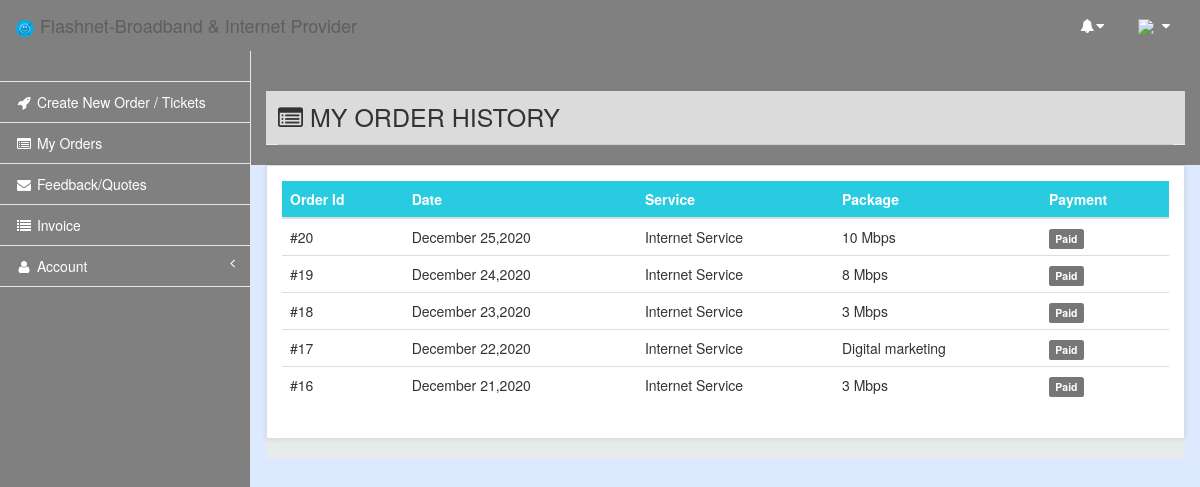
The page /pages/my-orders.php (signed in) on the database its author committed.
### tables this page shows
CREATE TABLE `customer_orders` (
  `id` int(11) NOT NULL,
  `date` datetime NOT NULL,
  `username` varchar(90) NOT NULL,
  `ad_manager_id` varchar(900) NOT NULL,
  `service_type` int(11) NOT NULL,
  `package` int(11) NOT NULL,
  `amount` int(11) NOT NULL,
  `payment_id` varchar(20) NOT NULL,
  `rm` int(11) NOT NULL,
  `status` int(11) NOT NULL
);

### pages/includes/functions.php (called while the page is built, shortened)
<?php
	function get_notifications($username, $type) {
		switch($type) {
			case 'new_support_ticket' :
				$extra_sql = ($username != 'admin') ?  "email = '".$username."'" : 1;
				$new_tickets = get_some_data("support_ticket", "{$extra_sql} AND status != '1'");
				return $new_tickets->num_rows; break;
			case 'total_due' :
				$total_due = user_at_a_glance($username, 'total_due');
				return ($total_due > 0) ? 1 : 0; break;
		}
	}
	function get_order_history($username, $extra_sql=true) {
		global $conn;
		$get = "SELECT * FROM customer_orders ";
		$get.= "WHERE username='".$username."' ";
		$get.= "AND ".$extra_sql." ";
		$get.= "ORDER BY id DESC";
		$result = $conn->query($get);
		return $result;
	}
	function switch_service($service_type) {
		switch($service_type) {
			case 1: return 'Internet Service'; break;
		}
	}
	function switch_package($package){
		switch($package) {
			case 2: return '3 Mbps'; break;
			case 4: return '8 Mbps'; break;
			case 7: return '10 Mbps'; break;
			case 8: return 'Digital marketing'; break;
		}
	}
	function switch_status($status, $index){
		switch($status) {
			case 3: $oarray= array('rm'=>'Added', 'payment'=>'Paid');return $oarray[$index]; break;
		}
	}
	function get_user_info($username) {
		global $conn;
		$sql = "SELECT * FROM users ";
		$sql.= "WHERE username='".addslashes($username)."' ";
		$result	= $conn->query($sql);
		$row	= $result->fetch_array();
		return $row;
	}
	function user_at_a_glance($username, $index) {
		$user_info = get_user_info($username);
		$user_orders = get_order_history($username);
		$user_orders_paid = get_order_history($username, "status = '3'");
		$total_rm = 0; $total_paid = 0; $total_payable = 0; $total_rm_placed_amount = 0;
		foreach($user_orders as $value) $total_payable = $total_payable + $value['amount'];
		foreach($user_orders_paid as $value) $total_paid = $total_paid + $value['amount'];
		switch($index) {
			case 'total_due': return $total_payable-$total_paid; break;
		}
	}
	function get_user_by_token($token, $type) {
		global $conn;
		$sql = "SELECT * FROM {$type} ";
		$sql.= " WHERE token='".addslashes($token)."'";
		$result	= $conn->query($sql);
		if($result->num_rows == 1) {
			$row	= $result->fetch_array(); return $row;
		} else {return 0;}
	}
	function get_some_data($tablename, $condition) {
		global $conn;
		$get = "SELECT * FROM ".$tablename." ";
		$get.= "WHERE ".$condition;
		$result = $conn->query($get);
		return $result;
	}

### pages/my-orders.php (the view, shortened to what this page needs)
<?php
	include "includes/config.php";
	require_once "includes/functions.php";
?>
<?php include "includes/header.php" ?>
<div id="page-wrapper">
<div class="row" style="background-color:#e7ebec;">
	<div class="row" style="background-color:grey;">
		<div class="col-lg-12 col-md-12">
			<h2 class="page-header"><i class="fa fa-list-alt"></i> MY ORDER HISTORY</h2>
		</div>
	</div>
	<div class="row">
		<div class="col-lg-12 col-md-12">
		<?php
			$result_orders = get_order_history($userinfo['username']);
			if($result_orders->num_rows > 0) {
		?>
			<div class="row">
				<div class="col-lg-12">
					<div class="panel panel-default">
						<div class="panel-body">
						<?php if(!isset($_GET['view'])) { ?>
							<div class="table-responsive">
								<table class="table table-hover">
									<thead>
										<tr>
											<th>Order Id</th>
											<th>Date</th>
											<th>Service</th>
											<th>Package</th>
											<th>Payment</th>
										</tr>
									</thead>
									<tbody>
									<?php while($row_orders = $result_orders->fetch_array()) { ?>
										<tr class="clickable-row" data-href="my-orders/?view=<?= $row_orders['id'] ?>">
											<td>#<?= $row_orders['id'] ?></td>
											<td><?= date('F j,Y', strtotime($row_orders['date'])) ?></td>
											<td><?= switch_service($row_orders['service_type']) ?></td>
											<td>
												<?= switch_package($row_orders['package']) ?>
											</td>
											<td><span class="label label-default"> <?= switch_status($row_orders['status'], 'payment') ?></span></td>
										</tr>
									<?php } ?>
									</tbody>
								</table>
							</div>
						<?php } ?>
						</div>
					</div>
				</div>
			</div>
		<?php	}mysqli_free_result($result_orders); ?>
		</div>
	</div>
</div>
</div>
<?php
	include "includes/footer.php";
?>

### pages/includes/header.php (style rules this page uses)
.page-header { padding-bottom: 9px; margin: 40px 0 20px; border-bottom: 1px solid #eee; background-color: #dbdbdb !important; padding: 12px; }

### rows shown on the page
customer_orders: id "20", date "December 25,2020", service_type "Internet Service", package "10 Mbps", status "Paid"
customer_orders: id "19", date "December 24,2020", service_type "Internet Service", package "8 Mbps", status "Paid"
customer_orders: id "18", date "December 23,2020", service_type "Internet Service", package "3 Mbps", status "Paid"
customer_orders: id "17", date "December 22,2020", service_type "Internet Service", package "Digital marketing", status "Paid"
customer_orders: id "16", date "December 21,2020", service_type "Internet Service", package "3 Mbps", status "Paid"
